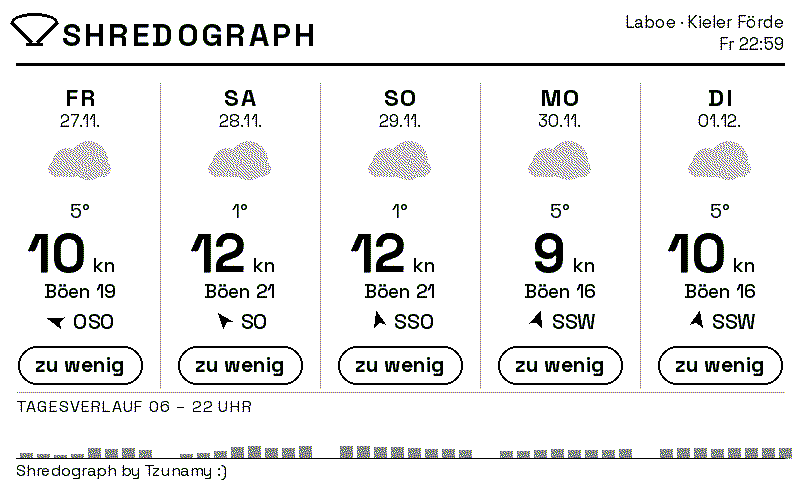

Recreate this plot in Python.
#!/usr/bin/env python3
"""Shredograph - 5-Tage-Kite-Windvorhersage fuer ein 800x480 Spectra-6 E-Ink-Display.

Holt die Vorhersage von Open-Meteo, rendert das Layout mit Pillow und gibt ein
auf die sechs Spectra-Farben gedithertes BMP aus, das der ESP32 direkt anzeigen kann.

    python3 shredograph.py                 # live von Open-Meteo
    python3 shredograph.py --demo          # Beispieldaten, ohne Netz
    python3 shredograph.py --out /srv/www  # Zielverzeichnis
"""

import argparse
import datetime as dt
import json
import math
import os
import urllib.parse
import urllib.request
from collections import Counter

from PIL import Image, ImageDraw, ImageFont

# --------------------------------------------------------------------------
# Konfiguration
# --------------------------------------------------------------------------

SPOT_NAME = "Laboe"
SPOT_SUB = "Kieler Förde"
LAT, LON = 54.4103, 10.2278
TIMEZONE = "Europe/Berlin"
MODEL = "icon_seamless"          # ICON-D2 fuer die ersten 48h, dann ICON-EU/global
DAY_START, DAY_END = 6, 22       # relevantes Zeitfenster je Tag
NUM_DAYS = 5

# Kite-Matrix: (min_kn, max_kn, Label, Farbschluessel)
# Ausgelegt auf 80 kg Fahrergewicht und ein 9er/12er Quiver.
KITE_RULES = [
    (0.0, 16.0, "zu wenig", "muted"),
    (16.0, 21.0, "12 m", "green"),
    (21.0, 28.0, "9 m", "blue"),
    (28.0, 999.0, "zu viel", "red"),
]

W, H = 800, 480
FONT_FILE = os.path.join(os.path.dirname(os.path.abspath(__file__)),
                         "fonts", "SpaceGrotesk[wght].ttf")

# Spectra-6-Palette. Die Werte sind die vom Waveshare-Konverter benutzten
# Zielfarben - je nach Panel-Charge lohnt sich hier etwas Feintuning.
SPECTRA6 = [
    (0, 0, 0),        # schwarz
    (255, 255, 255),  # weiss
    (255, 243, 56),   # gelb
    (191, 0, 0),      # rot
    (100, 64, 255),   # blau
    (67, 138, 28),    # gruen
]

# Zeichenfarben. Bewusst nah an der Palette, damit Flaechen kaum dithern.
BLACK = (0, 0, 0)
WHITE = (255, 255, 255)
YELLOW = (242, 194, 0)
RED = (192, 57, 43)
BLUE = (27, 78, 155)
GREEN = (30, 122, 60)
GRAY = (140, 140, 140)      # wird gedithert - nur fuer Flaechen, nie fuer Text
HAIRLINE = (170, 170, 170)

COLORS = {"blue": BLUE, "green": GREEN, "red": RED, "muted": BLACK}

# --------------------------------------------------------------------------
# Schriften
# --------------------------------------------------------------------------


def load_font(size, weight="Regular"):
    """Laedt einen Schnitt der Variable Font, mit Fallback auf DejaVu."""
    try:
        font = ImageFont.truetype(FONT_FILE, size)
        font.set_variation_by_name(weight)
        return font
    except (OSError, AttributeError):
        fallback = "/usr/share/fonts/truetype/dejavu/DejaVuSans%s.ttf"
        return ImageFont.truetype(
            fallback % ("-Bold" if weight in ("Bold", "Medium") else ""), size)


# --------------------------------------------------------------------------
# Daten holen
# --------------------------------------------------------------------------


def fetch_forecast():
    params = {
        "latitude": LAT,
        "longitude": LON,
        "hourly": ("temperature_2m,weather_code,wind_speed_10m,"
                   "wind_gusts_10m,wind_direction_10m"),
        "wind_speed_unit": "kn",
        "timezone": TIMEZONE,
        "models": MODEL,
        "forecast_days": NUM_DAYS + 1,
    }
    url = "https://api.open-meteo.com/v1/forecast?" + urllib.parse.urlencode(params)
    with urllib.request.urlopen(url, timeout=30) as resp:
        return json.load(resp)


def circular_mean(degrees, weights):
    """Vektormittel der Windrichtung - ein arithmetisches Mittel waere bei
    Richtungen um 0 Grad herum schlicht falsch."""
    if not degrees:
        return 0.0
    x = sum(w * math.cos(math.radians(d)) for d, w in zip(degrees, weights))
    y = sum(w * math.sin(math.radians(d)) for d, w in zip(degrees, weights))
    return math.degrees(math.atan2(y, x)) % 360


def compass(deg):
    names = ["N", "NNO", "NO", "ONO", "O", "OSO", "SO", "SSO",
             "S", "SSW", "SW", "WSW", "W", "WNW", "NW", "NNW"]
    return names[int((deg + 11.25) % 360 // 22.5)]


def kite_for(wind_kn):
    for lo, hi, label, key in KITE_RULES:
        if lo <= wind_kn < hi:
            return label, key
    return "zu viel", "red"


def aggregate(data):
    """Fasst die Stundenwerte zu Tageskacheln zusammen."""
    hourly = data["hourly"]
    times = [dt.datetime.fromisoformat(t) for t in hourly["time"]]
    by_date = {}
    for i, t in enumerate(times):
        if not DAY_START <= t.hour <= DAY_END:
            continue
        by_date.setdefault(t.date(), []).append(i)

    days = []
    for date in sorted(by_date)[:NUM_DAYS]:
        idx = by_date[date]
        winds = [hourly["wind_speed_10m"][i] for i in idx]
        gusts = [hourly["wind_gusts_10m"][i] for i in idx]
        dirs = [hourly["wind_direction_10m"][i] for i in idx]
        temps = [hourly["temperature_2m"][i] for i in idx]
        codes = [hourly["weather_code"][i] for i in idx]

        peak = max(winds)
        # Verlaufsbalken: alle zwei Stunden ein Wert
        profile = [hourly["wind_speed_10m"][i] for i in idx[::2]][:8]

        label, key = kite_for(peak)
        days.append({
            "date": date,
            "wind": round(peak),
            "gust": round(max(gusts)),
            "dir": circular_mean(dirs, winds),
            "temp": round(max(temps)),
            "code": Counter(codes).most_common(1)[0][0],
            "kite": label,
            "key": key,
            "profile": profile,
        })
    return days


def demo_days():
    """Beispieldaten, damit sich das Layout ohne Netz pruefen laesst."""
    base = dt.date.today()
    raw = [
        (22, 29, 315, 18, 0, [14, 18, 22, 22, 20, 17, 14, 12]),
        (15, 20, 270, 17, 2, [10, 12, 15, 15, 14, 12, 11, 9]),
        (31, 41, 337, 16, 61, [22, 27, 31, 31, 29, 26, 24, 21]),
        (19, 26, 248, 19, 1, [11, 14, 18, 19, 18, 16, 14, 12]),
        (9, 13, 135, 20, 3, [6, 7, 9, 9, 8, 8, 7, 6]),
    ]
    days = []
    for i, (wind, gust, wdir, temp, code, profile) in enumerate(raw):
        label, key = kite_for(wind)
        days.append({
            "date": base + dt.timedelta(days=i + 1),
            "wind": wind, "gust": gust, "dir": wdir, "temp": temp,
            "code": code, "kite": label, "key": key, "profile": profile,
        })
    return days


# --------------------------------------------------------------------------
# Zeichnen
# --------------------------------------------------------------------------

WEEKDAYS = ["MO", "DI", "MI", "DO", "FR", "SA", "SO"]
WEEKDAYS_SHORT = ["Mo", "Di", "Mi", "Do", "Fr", "Sa", "So"]


def draw_tracked(draw, xy, text, font, fill, tracking=0, anchor="ls"):
    """Text mit Sperrung - Pillow kennt kein letter-spacing."""
    widths = [draw.textlength(ch, font=font) for ch in text]
    total = sum(widths) + tracking * (len(text) - 1)
    x, y = xy
    if anchor.startswith("m"):
        x -= total / 2
    elif anchor.startswith("r"):
        x -= total
    for ch, w in zip(text, widths):
        draw.text((x, y), ch, font=font, fill=fill, anchor="ls")
        x += w + tracking
    return total


def draw_kite_mark(draw, cx, cy, scale, color, width=3):
    """Die Kite-Silhouette: flacher Bogen plus Leinen zur Bar."""
    hw, hh = 23 * scale, 9 * scale
    draw.arc([cx - hw, cy - hh, cx + hw, cy + hh], start=180, end=360,
             fill=color, width=width)
    draw.line([cx - hw, cy, cx - 3 * scale, cy + 20 * scale], fill=color, width=width)
    draw.line([cx + hw, cy, cx + 3 * scale, cy + 20 * scale], fill=color, width=width)
    draw.line([cx - 8 * scale, cy + 22 * scale, cx + 8 * scale, cy + 22 * scale],
              fill=color, width=width)


def draw_arrow(draw, cx, cy, deg, color, size=11):
    """Pfeil, der zeigt, wohin der Wind weht (Richtung + 180 Grad)."""
    a = math.radians(deg + 180)
    pts = [(0, -size), (size * 0.55, size * 0.36),
           (0, size * 0.09), (-size * 0.55, size * 0.36)]
    rot = [(cx + x * math.cos(a) - y * math.sin(a),
            cy + x * math.sin(a) + y * math.cos(a)) for x, y in pts]
    draw.polygon(rot, fill=color)


def draw_weather(draw, cx, cy, code):
    """Wettersymbol nach WMO-Code."""
    sun, cloud, rain, snow, storm = False, False, False, False, False
    if code in (0, 1):
        sun = True
    elif code == 2:
        sun, cloud = True, True
    elif code in (3, 45, 48):
        cloud = True
    elif code in (71, 73, 75, 77, 85, 86):
        cloud, snow = True, True
    elif code in (95, 96, 99):
        cloud, storm = True, True
    else:
        cloud, rain = True, True

    if sun and not cloud:
        draw.ellipse([cx - 15, cy - 15, cx + 15, cy + 15], fill=YELLOW)
        for dx, dy, ex, ey in [(0, -24, 0, -31), (0, 24, 0, 31),
                               (-24, 0, -31, 0), (24, 0, 31, 0),
                               (-18, -18, -23, -23), (18, -18, 23, -23)]:
            draw.line([cx + dx, cy + dy, cx + ex, cy + ey], fill=YELLOW, width=4)
        return

    if sun:
        draw.ellipse([cx + 9, cy - 17, cx + 31, cy + 5], fill=YELLOW)

    base = GRAY if (rain or storm or snow) else (200, 200, 200)
    draw.ellipse([cx - 28, cy - 8, cx, cy + 20], fill=base)
    draw.ellipse([cx - 11, cy - 15, cx + 27, cy + 23], fill=base)
    draw.rounded_rectangle([cx - 32, cy + 4, cx + 30, cy + 20], radius=8, fill=base)

    if rain:
        for dx in (-10, 2, 14):
            draw.line([cx + dx, cy + 23, cx + dx - 3, cy + 33], fill=BLUE, width=4)
    if snow:
        for dx in (-10, 2, 14):
            draw.ellipse([cx + dx - 3, cy + 25, cx + dx + 3, cy + 31], fill=BLUE)
    if storm:
        draw.polygon([(cx - 2, cy + 24), (cx + 10, cy + 24),
                      (cx + 2, cy + 34), (cx + 12, cy + 34),
                      (cx - 6, cy + 46), (cx, cy + 34), (cx - 8, cy + 34)],
                     fill=YELLOW)


def render(days, now=None):
    now = now or dt.datetime.now()
    img = Image.new("RGB", (W, H), WHITE)
    d = ImageDraw.Draw(img)

    f_title = load_font(32, "Bold")
    f_meta = load_font(17, "Regular")
    f_day = load_font(24, "Bold")
    f_date = load_font(17, "Regular")
    f_temp = load_font(20, "Regular")
    f_wind = load_font(54, "Bold")
    f_unit = load_font(20, "Medium")
    f_gust = load_font(19, "Medium")
    f_dir = load_font(21, "Medium")
    f_badge = load_font(22, "Bold")
    f_badge_s = load_font(21, "Bold")
    f_small = load_font(16, "Regular")

    # Kopfzeile
    draw_kite_mark(d, 34, 22, 1.0, BLACK, width=3)
    draw_tracked(d, (62, 46), "SHREDOGRAPH", f_title, BLACK, tracking=3)
    d.text((784, 28), "%s · %s" % (SPOT_NAME, SPOT_SUB), font=f_meta,
           fill=BLACK, anchor="rs")
    d.text((784, 50), "%s %s" % (WEEKDAYS_SHORT[now.weekday()], now.strftime("%H:%M")),
           font=f_meta, fill=BLACK, anchor="rs")
    d.line([16, 64, 784, 64], fill=BLACK, width=3)

    for i, day in enumerate(days):
        cx = 80 + i * 160
        color = COLORS[day["key"]]
        inactive = day["key"] == "muted"

        if i:
            d.line([i * 160, 82, i * 160, 388], fill=HAIRLINE, width=1)

        draw_tracked(d, (cx, 106), WEEKDAYS[day["date"].weekday()], f_day,
                     BLACK, tracking=2, anchor="ms")
        d.text((cx, 127), day["date"].strftime("%d.%m."), font=f_date,
               fill=BLACK, anchor="ms")

        draw_weather(d, cx, 156, day["code"])
        d.text((cx, 218), "%d°" % day["temp"], font=f_temp, fill=BLACK, anchor="ms")

        d.text((cx + 6, 272), str(day["wind"]), font=f_wind, fill=color, anchor="rs")
        d.text((cx + 12, 272), "kn", font=f_unit, fill=color, anchor="ls")
        d.text((cx, 298), "Böen %d" % day["gust"], font=f_gust, fill=color, anchor="ms")

        # Richtung: Pfeil und Kuerzel als Block zentriert
        label = compass(day["dir"])
        lw = d.textlength(label, font=f_dir)
        block = 24 + lw
        ax = cx - block / 2 + 11
        draw_arrow(d, ax, 322, day["dir"], BLACK)
        d.text((cx - block / 2 + 26, 329), label, font=f_dir, fill=BLACK, anchor="ls")

        # Kitegroesse
        bw = 124 if len(day["kite"]) > 5 else 104
        box = [cx - bw / 2, 346, cx + bw / 2, 384]
        font = f_badge_s if len(day["kite"]) > 4 else f_badge
        if inactive:
            d.rounded_rectangle(box, radius=19, outline=BLACK, width=2)
            d.text((cx, 372), day["kite"], font=font, fill=BLACK, anchor="ms")
        else:
            d.rounded_rectangle(box, radius=19, fill=color)
            d.text((cx, 372), day["kite"], font=font, fill=WHITE, anchor="ms")

    # Tagesverlauf
    d.line([16, 392, 784, 392], fill=HAIRLINE, width=1)
    draw_tracked(d, (16, 412), "TAGESVERLAUF %02d – %02d UHR" % (DAY_START, DAY_END),
                 f_small, BLACK, tracking=1)

    baseline, max_h, max_kn = 458, 40, 40
    for i, day in enumerate(days):
        color = COLORS[day["key"]] if day["key"] != "muted" else GRAY
        for j, val in enumerate(day["profile"][:8]):
            h = max(3, min(max_h, val / max_kn * max_h))
            x = 20 + i * 160 + j * 17
            d.rectangle([x, baseline - h, x + 12, baseline], fill=color)
    d.line([16, baseline, 784, baseline], fill=BLACK, width=1)

    d.text((16, 476), "Grün 12 m · Blau 9 m · Rot zu viel · Grau zu wenig",
           font=f_small, fill=BLACK, anchor="ls")
    return img


# --------------------------------------------------------------------------
# Ausgabe
# --------------------------------------------------------------------------


def to_spectra6(img):
    """Floyd-Steinberg-Dithering auf die sechs Panel-Farben."""
    pal = Image.new("P", (1, 1))
    flat = [v for rgb in SPECTRA6 for v in rgb]
    pal.putpalette(flat + [0, 0, 0] * (256 - len(SPECTRA6)))
    return img.quantize(palette=pal, dither=Image.Dither.FLOYDSTEINBERG)


def main():
    ap = argparse.ArgumentParser(description="Shredograph E-Ink-Renderer")
    ap.add_argument("--demo", action="store_true",
                    help="Beispieldaten statt Open-Meteo verwenden")
    ap.add_argument("--out", default=".", help="Zielverzeichnis")
    args = ap.parse_args()

    days = demo_days() if args.demo else aggregate(fetch_forecast())
    img = render(days)

    os.makedirs(args.out, exist_ok=True)
    preview = os.path.join(args.out, "shredograph_preview.png")
    png = os.path.join(args.out, "shredograph.png")
    bmp = os.path.join(args.out, "shredograph.bmp")

    dithered = to_spectra6(img).convert("RGB")
    img.save(preview)          # volle Farbtiefe, nur zum Anschauen
    dithered.save(png)         # das laedt das Display
    dithered.save(bmp)         # Alternative fuer Firmware, die BMP will
    print("geschrieben: %s, %s, %s" % (preview, png, bmp))


if __name__ == "__main__":
    main()
